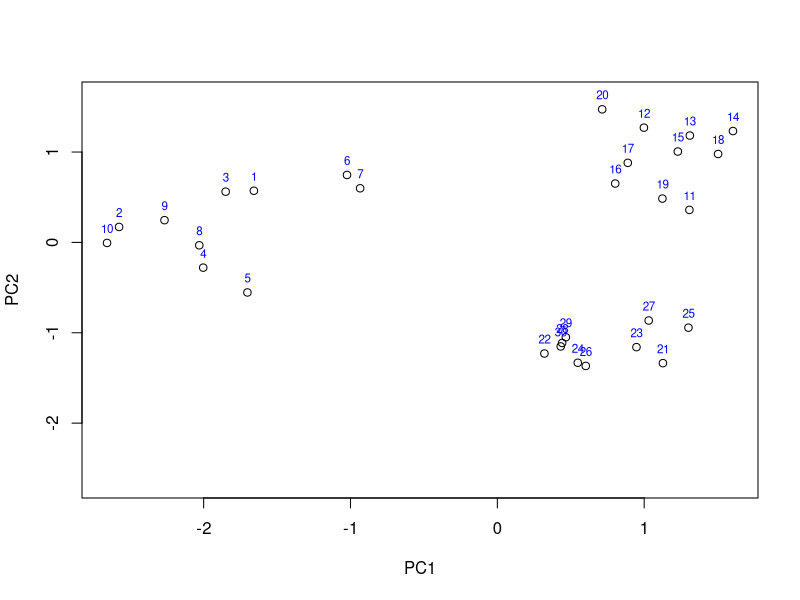
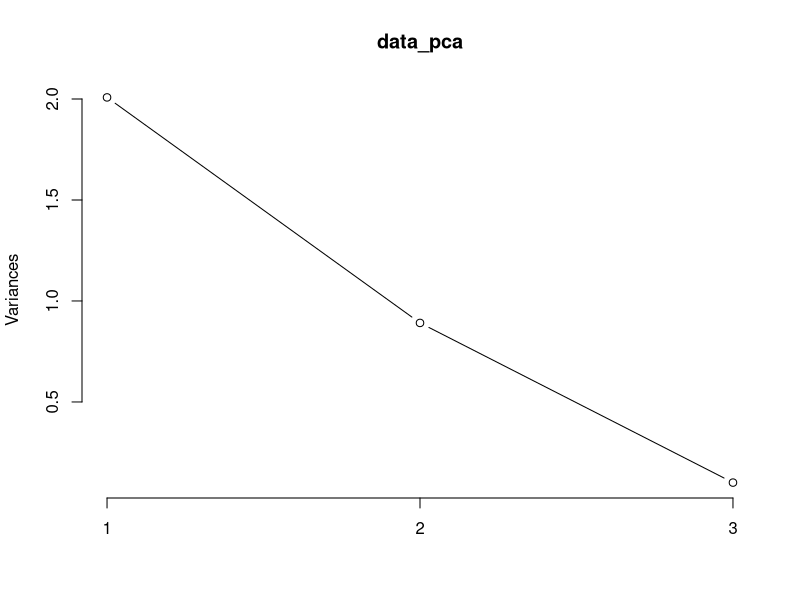

These figures' R source, in order:
## ---- chunk 1
library(tidyverse)
## ---- chunk 2
data = read.table(file="PCA_data.csv", header=TRUE, row.names=1, sep=",")
## ---- chunk 3
data_pca = prcomp(data, retx=TRUE, center=TRUE, scale=TRUE)
sd = data_pca$sdev
loadings = data_pca$rotation
scores = data_pca$x
rownames(loadings) = colnames(data)
plot(scores[,1:2], 
     xlim=c(min(scores[,1:2]),
            max(scores[,1:2])),
     ylim=c(min(scores[,1:2]),
            max(scores[,1:2])))
text(scores[,1], scores[,2], rownames(scores), col="blue", cex=0.7, pos=3)
screeplot(data_pca, type="lines")
